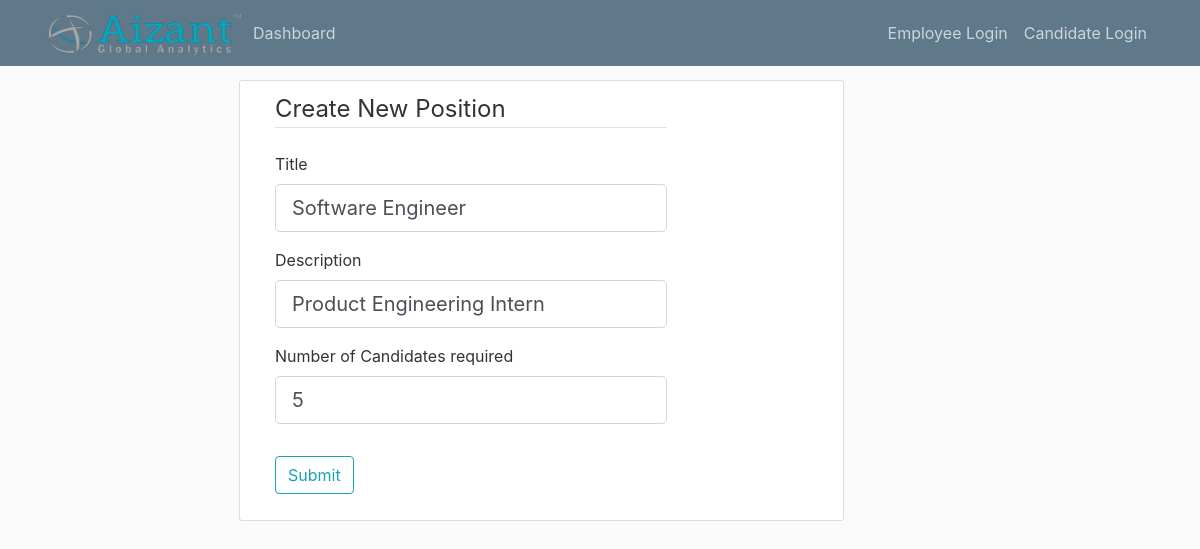
Screenshot of /position/1/update with the database file from the repository.
### app/models.py (models this page shows, shortened)
class Position(db.Model):
    id = db.Column(db.Integer, primary_key=True)
    title = db.Column(db.String)
    description = db.Column(db.String(500))
    required_number = db.Column(db.Integer)
    number_applied = db.Column(db.Integer)
    applications = db.relationship('Application', backref='application')

### app/routes.py (the view, shortened to what this page needs)
@app.route('/position/<position_id>/update', methods=['GET', 'POST'])
def update_position(position_id):
    position = Position.query.filter_by(id=position_id).first()
    form = CreateNewPositionForm()
    if request.method == 'GET':
        form.title.data = position.title
        form.description.data = position.description
        form.required_number.data = position.required_number
        return render_template('create_new_position.html', form=form)

### app/forms.py
class CreateNewPositionForm(FlaskForm):
    title = StringField('Title')
    description = StringField('Description')
    required_number = IntegerField('Number of Candidates required')
    submit = SubmitField('Submit')

### app/templates/create_new_position.html (shortened to what this page needs)
{% extends 'layout.html' %}
{% block content %}
    <div class="content-section">
        <form method="post" action="" class="col-md-9">
            <fieldset class="form-group">
                <legend class="border-bottom mb-4">Create New Position</legend>
                <div class="form-group">
                    {{ form.title.label(class="form-control-label") }}
                    {% if form.title.errors %}
                        {{ form.title(class="form-control form-control-lg is-invalid") }}
                        <div class="invalid-feedback">
                            {% for errors in form.title.errors %}
                                <span>{{ errors }}</span>
                            {% endfor %}
                        </div>
                    {% else %}
                        {{ form.title(class="form-control form-control-lg") }}
                    {% endif %}
                </div>
                <div class="form-group">
                    {{ form.description.label(class="form-control-label") }}
                    {% if form.description.errors %}
                        {{ form.description(class="form-control form-control-lg is-invalid") }}
                        <div class="invalid-feedback">
                            {% for errors in form.description.errors %}
                                <span>{{ errors }}</span>
                            {% endfor %}
                        </div>
                    {% else %}
                        {{ form.description(class="form-control form-control-lg") }}
                    {% endif %}
                </div>
                <div class="form-group">
                    {{ form.required_number.label(class="form-control-label") }}
                    {% if form.required_number.errors %}
                        {{ form.required_number(class="form-control form-control-lg is-invalid") }}
                        <div class="invalid-feedback">
                            {% for errors in form.required_number.errors %}
                                <span>{{ errors }}</span>
                            {% endfor %}
                        </div>
                    {% else %}
                        {{ form.required_number(class="form-control form-control-lg") }}
                    {% endif %}
                </div>
            </fieldset>
            <div class="form-group">
                {{ form.submit(class="btn btn-outline-info") }}
            </div>
        </form>
    </div>
{% endblock %}

### app/static/main.css (style rules this page uses)
body { background: #fafafa; color: #333333; margin-top: 5rem; }
.content-section { background: #ffffff; padding: 10px 20px; border: 1px solid #dddddd; border-radius: 3px; margin-bottom: 20px; }

### rows the page displays
Position: title "Software Engineer", description "Product Engineering Intern", required_number "5"
